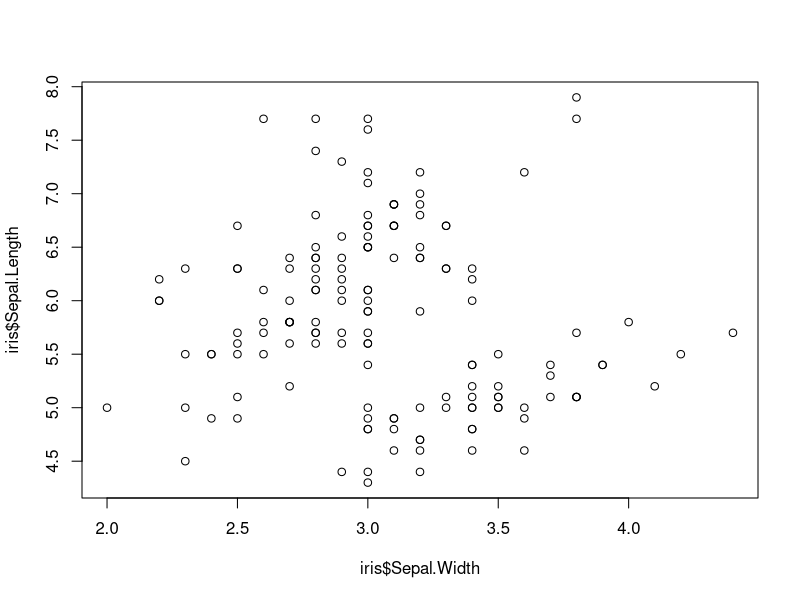
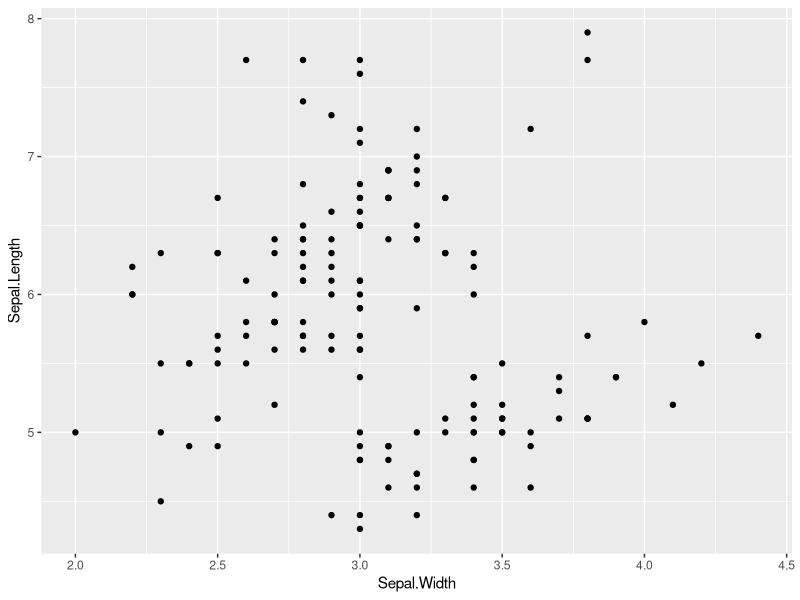
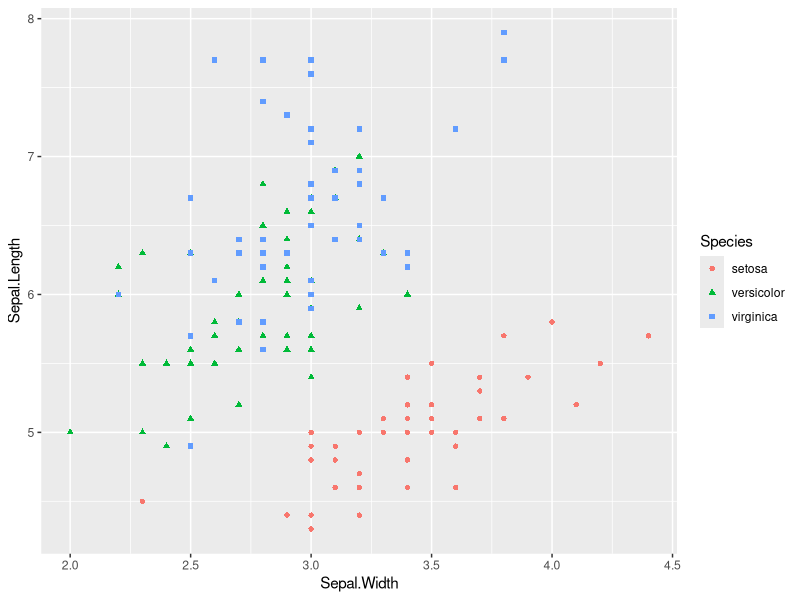
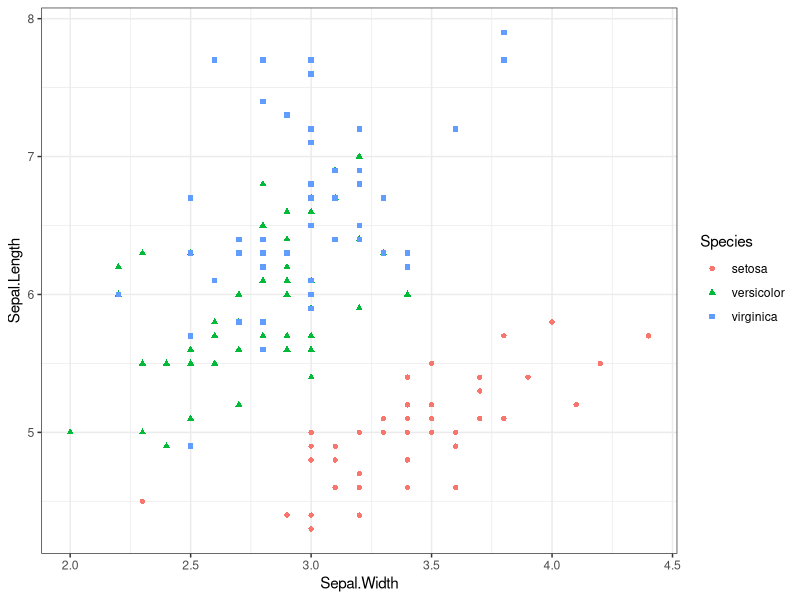
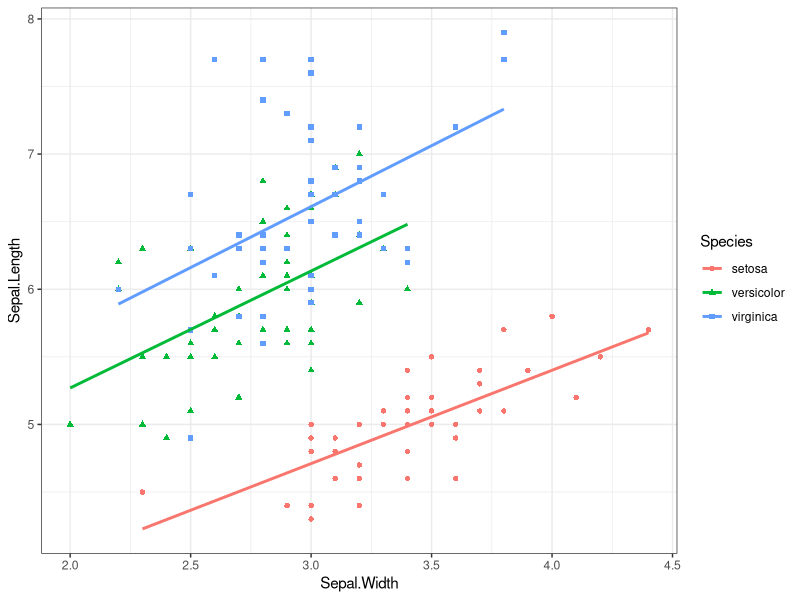
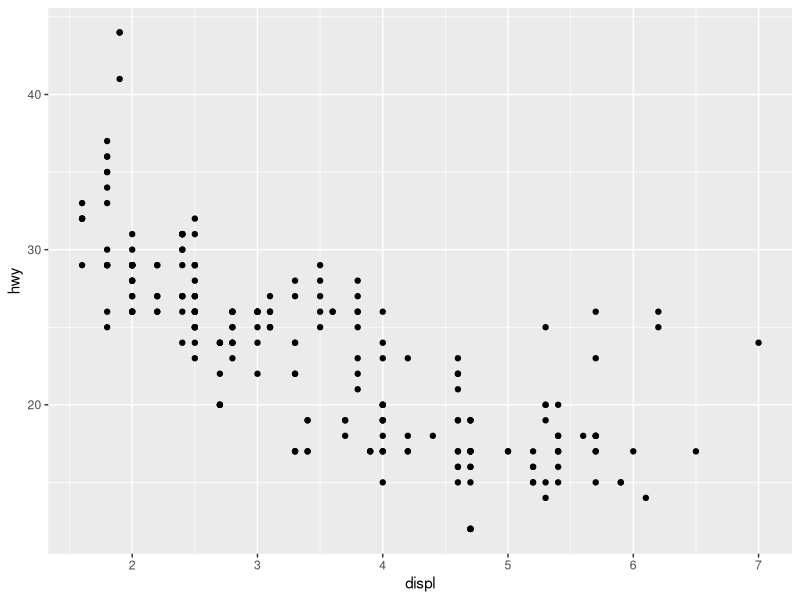
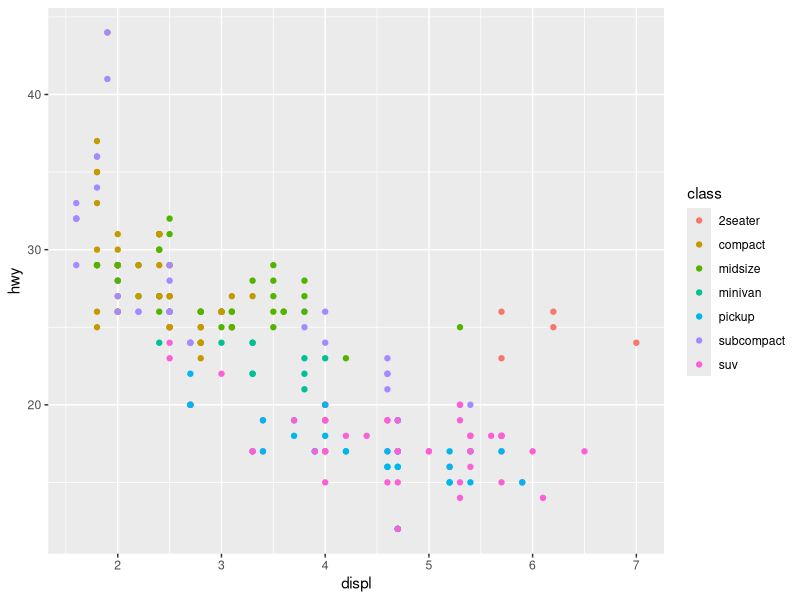
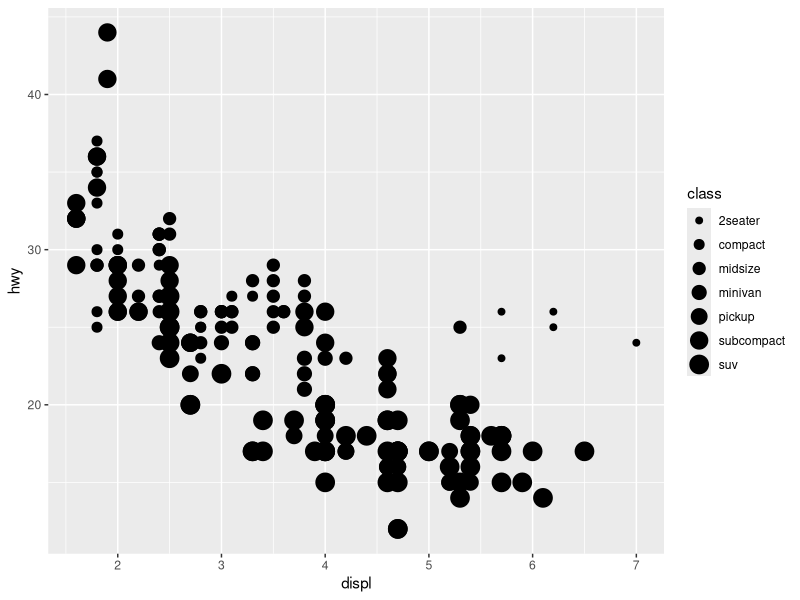

The R source for these figures, in order: (Note: this script raises an error after producing the figures.)
## 03-Visualization.R
# Code from 01-visualization
# install.packages("ggplot2", "hexbin")
library(ggplot2)
# library(hexbin)

plot(iris$Sepal.Width, iris$Sepal.Length)

qplot(Sepal.Width, Sepal.Length, data = iris)
qplot(Sepal.Width, Sepal.Length, data = iris, color = Species, shape = Species)
qplot(Sepal.Width, Sepal.Length, data = iris, color = Species, shape = Species) + theme_bw()
qplot(Sepal.Width, Sepal.Length, data = iris, color = Species, shape = Species, geom = c("point", "smooth"), method = lm, se = FALSE) + theme_bw()


# Diving in: Scatterplots

install.packages("ggplot2")
library(ggplot2)
?mpg
View(mpg)

qplot(displ, hwy, data = mpg)

# Aesthetics

qplot(displ, hwy, data = mpg, color = class)
qplot(displ, hwy, data = mpg, size = class)
qplot(displ, hwy, data = mpg, shape = class)
qplot(displ, hwy, data = mpg, alpha = class)

qplot(displ, hwy, data = mpg, color = class)

# Faceting

qplot(displ, hwy, data = mpg) + facet_grid(. ~ cyl)
qplot(displ, hwy, data = mpg) + facet_grid(drv ~ .)
qplot(displ, hwy, data = mpg) + facet_grid(drv ~ cyl)
qplot(displ, hwy, data = mpg) + facet_wrap(~ class)

# Geoms

qplot(displ, hwy, data = mpg, geom = "smooth")
qplot(displ, hwy, data = mpg)
qplot(displ, hwy, data = mpg, geom = "point")
qplot(displ, hwy, data = mpg, geom = c("point", "smooth"))

# Your Turn
# ---------------------------------------------
qplot(class, hwy, data = mpg)
qplot(class, hwy, data = mpg, geom = "boxplot")
# ---------------------------------------------

qplot(class, hwy, data = mpg, geom = "boxplot")
qplot(reorder(class, hwy), hwy, data = mpg, geom = "boxplot")

# Your Turn
# ---------------------------------------------
qplot(reorder(class, hwy, FUN = median), hwy, data = mpg, geom = "boxplot")
# ---------------------------------------------

# Diamonds

# Bar charts

# Your Turn
# --------------------------
qplot(x, z, data = diamonds)
qplot(x, data  = diamonds)
qplot(cut, data = diamonds)
# --------------------------

qplot(cut, data = diamonds, geom = "bar", color = cut)
qplot(cut, data = diamonds, geom = "bar", fill = cut)

# Position Adjustments

# Your Turn
# --------------------------
qplot(color, data = diamonds, geom = "bar", fill = cut)
# --------------------------

qplot(color, data = diamonds, fill = cut, position = "stack")

qplot(color, data = diamonds, fill = cut, position = "stack")
qplot(color, data = diamonds, fill = cut, position = "dodge")
qplot(color, data = diamonds, fill = cut, position = "identity")
qplot(color, data = diamonds, fill = cut, position = "fill")

qplot(cty, hwy, data = mpg)
qplot(cty, hwy, data = mpg, position = "jitter")
qplot(cty, hwy, data = mpg, geom = "jitter")

qplot(cty, hwy, data = mpg, geom = "point", position = "jitter") 
qplot(cty, hwy, data = mpg, geom = "jitter") 


# Histograms

qplot(displ, data = mpg, binwidth = 1)

qplot(carat, data = diamonds, binwidth = 1)
qplot(carat, data = diamonds, binwidth = 0.1)
qplot(carat, data = diamonds, binwidth = 0.1)
qplot(carat, data = diamonds)

zoom <- coord_cartesian(xlim = c(55, 70))
qplot(depth, data = diamonds, binwidth = 0.2) + zoom

qplot(depth, data = diamonds, binwidth = 0.2, fill = cut) + zoom

qplot(depth, data = diamonds, binwidth = 0.2) + 
  zoom + facet_wrap(~ cut)

qplot(depth, data = diamonds, geom = "freqpoly", color = cut, 
  binwidth = 0.2) + zoom + facet_wrap(~ cut)

qplot(depth, data = diamonds, geom = "freqpoly", 
  color = cut, binwidth = 0.2) + zoom

qplot(depth, data = diamonds, geom = "density", 
  color = cut) + zoom

# Your Turn
# ---------------------------------------------
qplot(price, data = diamonds, binwidth = 500) + 
  facet_wrap(~ cut)
qplot(price, data = diamonds, binwidth = 500, 
  fill = cut)
qplot(price, data = diamonds, binwidth = 500, 
  geom = "freqpoly", colour = cut)
qplot(price, data = diamonds, geom = "density", 
  colour = cut)
# ---------------------------------------------

qplot(carat, price, data = diamonds, color = cut)

# Geoms for big data

qplot(carat, price, data = diamonds)
qplot(carat, price, data = diamonds, geom = "bin2d")
qplot(carat, price, data = diamonds, geom = "hex")
qplot(carat, price, data = diamonds, geom = "density2d")
qplot(carat, price, data = diamonds, 
  geom = c("point", "density2d"))

qplot(carat, price, data = diamonds)
qplot(carat, price, data = diamonds, geom = "smooth")
qplot(carat, price, data = diamonds, geom = "smooth", color = cut)
qplot(carat, price, data = diamonds, geom = "smooth", group = cut)
qplot(carat, price, data = diamonds, geom = "smooth", 
  color = cut, se = FALSE)
qplot(carat, price, data = diamonds, geom = "smooth", 
  color = cut, se = FALSE, method = lm)

# Your Turn
# -------------------------------
qplot(carat, price, data = diamonds, color = "blue")
# -------------------------------

qplot(carat, price, data = diamonds, color = "blue")
qplot(carat, price, data = diamonds, color = I("blue"))

qplot(carat, price, data = diamonds)
qplot(carat, price, data = diamonds, size = I(0.5))
qplot(carat, price, data = diamonds, alpha = I(0.1))
qplot(carat, price, data = diamonds, size = I(0.5), alpha = I(0.1))


# Saving graphs

# Your Turn
# ---------------
getwd()
# ---------------

getwd()
dir()

ggsave("my-plot.pdf")
ggsave("my-plot.png")
ggsave("my-plot.pdf", width = 6, height = 6)
